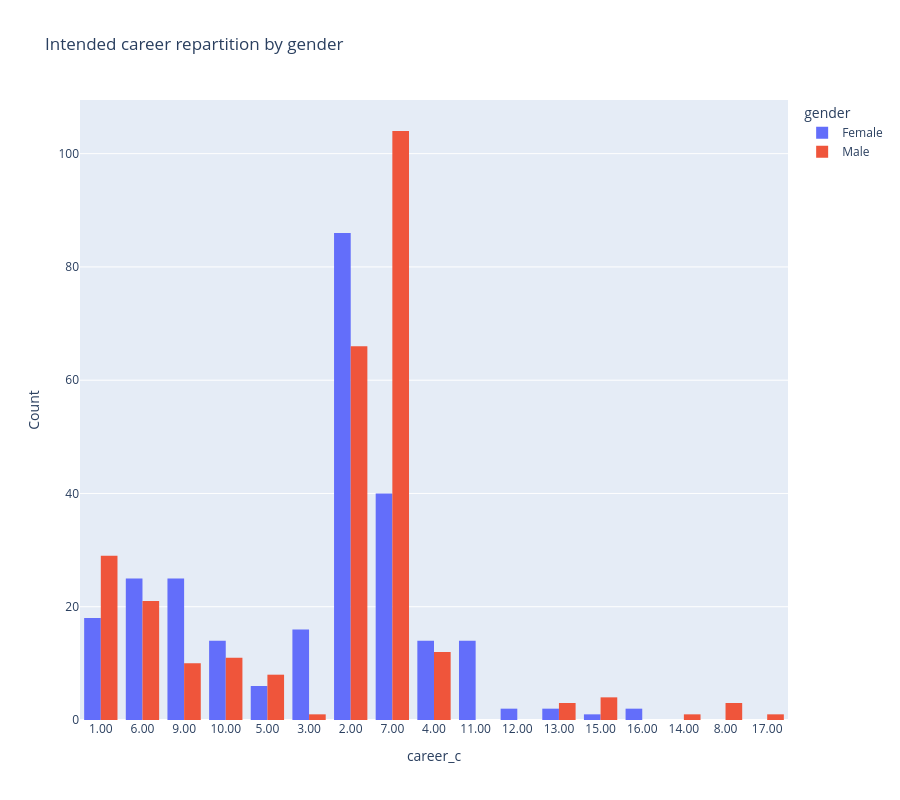

Write notebook code for a chart like this one.
### Code cell
# Intended career  repartition (career_c)  
import plotly.express as px
fig = px.histogram(
    perso_df, 
    x='career_c', 
    color='gender', 
    barmode='group',  # barres côte à côte (ou 'stack' pour empilées)
    title='Intended career repartition by gender'
)
fig.update_layout(height=800, yaxis_title='Count')
fig.show()

### Figure 1 — Plotly figure (JSON) as saved in the notebook; plotly's stock layout.template omitted (floating-point values rounded to 4 significant figures; data arrays with more than 128 entries replaced by an {"elided": "..."} marker saying what was removed)
{"data": [{"alignmentgroup": "True", "bingroup": "x", "hovertemplate": "gender=Female<br>career_c=%{x}<br>count=%{y}<extra></extra>", "legendgroup": "Female", "marker": {"color": "#636efa", "pattern": {"shape": ""}}, "name": "Female", "offsetgroup": "Female", "orientation": "v", "showlegend": true, "type": "histogram", "x": {"elided": "274 str values"}, "xaxis": "x", "yaxis": "y"}, {"alignmentgroup": "True", "bingroup": "x", "hovertemplate": "gender=Male<br>career_c=%{x}<br>count=%{y}<extra></extra>", "legendgroup": "Male", "marker": {"color": "#EF553B", "pattern": {"shape": ""}}, "name": "Male", "offsetgroup": "Male", "orientation": "v", "showlegend": true, "type": "histogram", "x": {"elided": "277 str values"}, "xaxis": "x", "yaxis": "y"}], "layout": {"barmode": "group", "height": 800, "legend": {"title": {"text": "gender"}, "tracegroupgap": 0}, "title": {"text": "Intended career repartition by gender"}, "xaxis": {"anchor": "y", "domain": [0, 1], "title": {"text": "career_c"}}, "yaxis": {"anchor": "x", "domain": [0, 1], "title": {"text": "Count"}}}}
